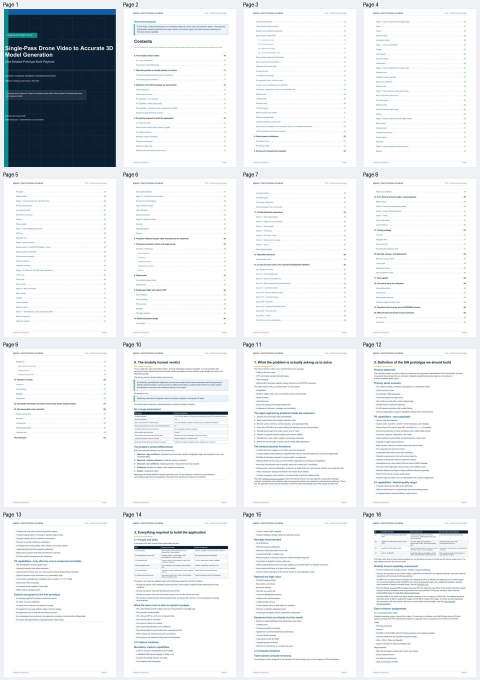
#> input picture tmp/pdfs/contact-01-16.jpg, 960 x 1360 px (shown at 1/2 size)
$ python -i scoring.py   (imports and definitions only)   (older library calls are emulated)
#> lines starting #> are read from the running program, lines starting #| are printed output that depends on the picture
"""Compute normalized sharpness, exposure, and adjacent-frame uniqueness scores."""

from __future__ import annotations

from collections.abc import Sequence
from itertools import pairwise
from pathlib import Path

import cv2
import numpy as np


# [43 lines left out: functions normalize_scores, laplacian_variances, blur_scores, exposure_score, not called in this run]


def exposure_scores(images: Sequence[np.ndarray]) -> list[float]:
    return [exposure_score(image) for image in images]


# [16 lines left out: function _ssim, not called in this run]


def redundancy_scores(images: Sequence[np.ndarray]) -> list[float]:
    """Return adjacent-frame SSIM dissimilarity (higher means more unique)."""

    if not images:
        return []
    if len(images) == 1:
        return [1.0]
    adjacent_similarity = [_ssim(first, second) for first, second in pairwise(images)]
    raw: list[float] = []
    for index in range(len(images)):
        neighbours = []
        if index:
            neighbours.append(adjacent_similarity[index - 1])
        if index < len(adjacent_similarity):
            neighbours.append(adjacent_similarity[index])
        raw.append(1.0 - sum(neighbours) / len(neighbours))
    return normalize_scores(raw, constant_value=0.0)


# [8 lines left out: function load_images, not called in this run]

>>> import cv2
>>> picture = cv2.imread('../../../../tmp/pdfs/contact-01-16.jpg', cv2.IMREAD_GRAYSCALE)
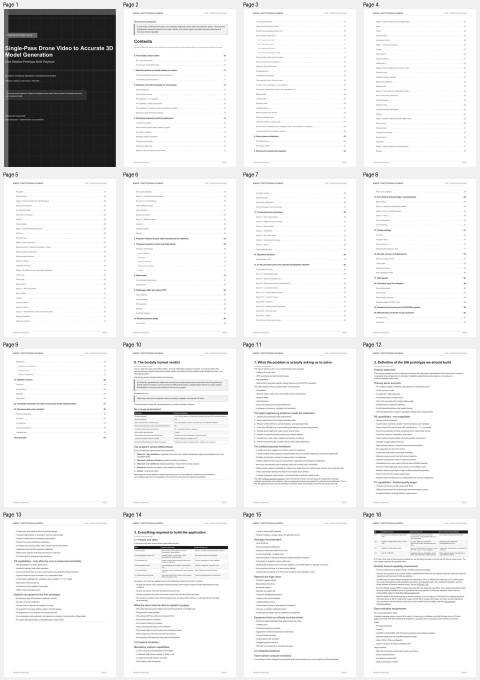
#> picture: shape (1360, 960) (shown at 1/2 size); min 0, max 255, mean 235.2
#> (the run stopped early here; a loop or call above may not have finished)
